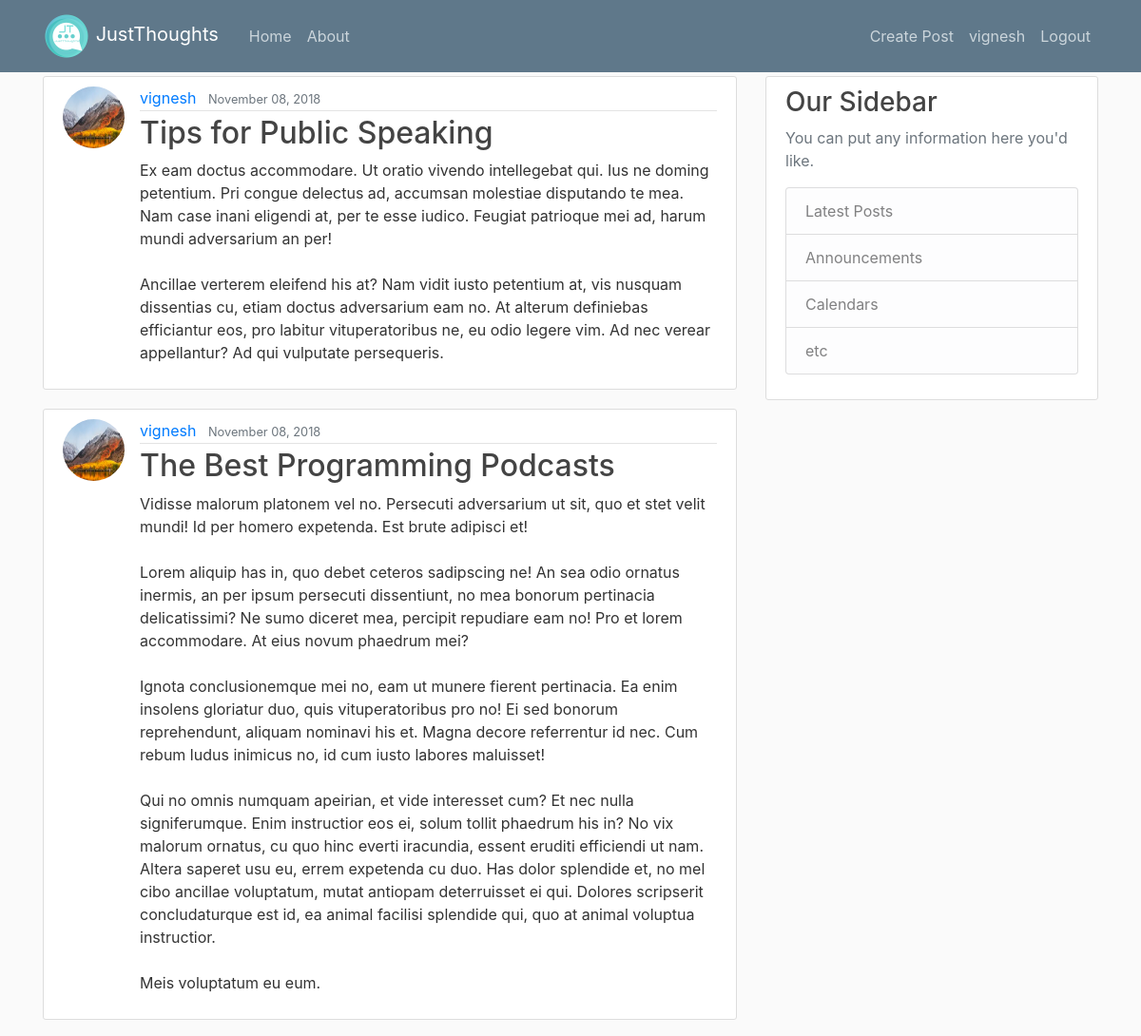
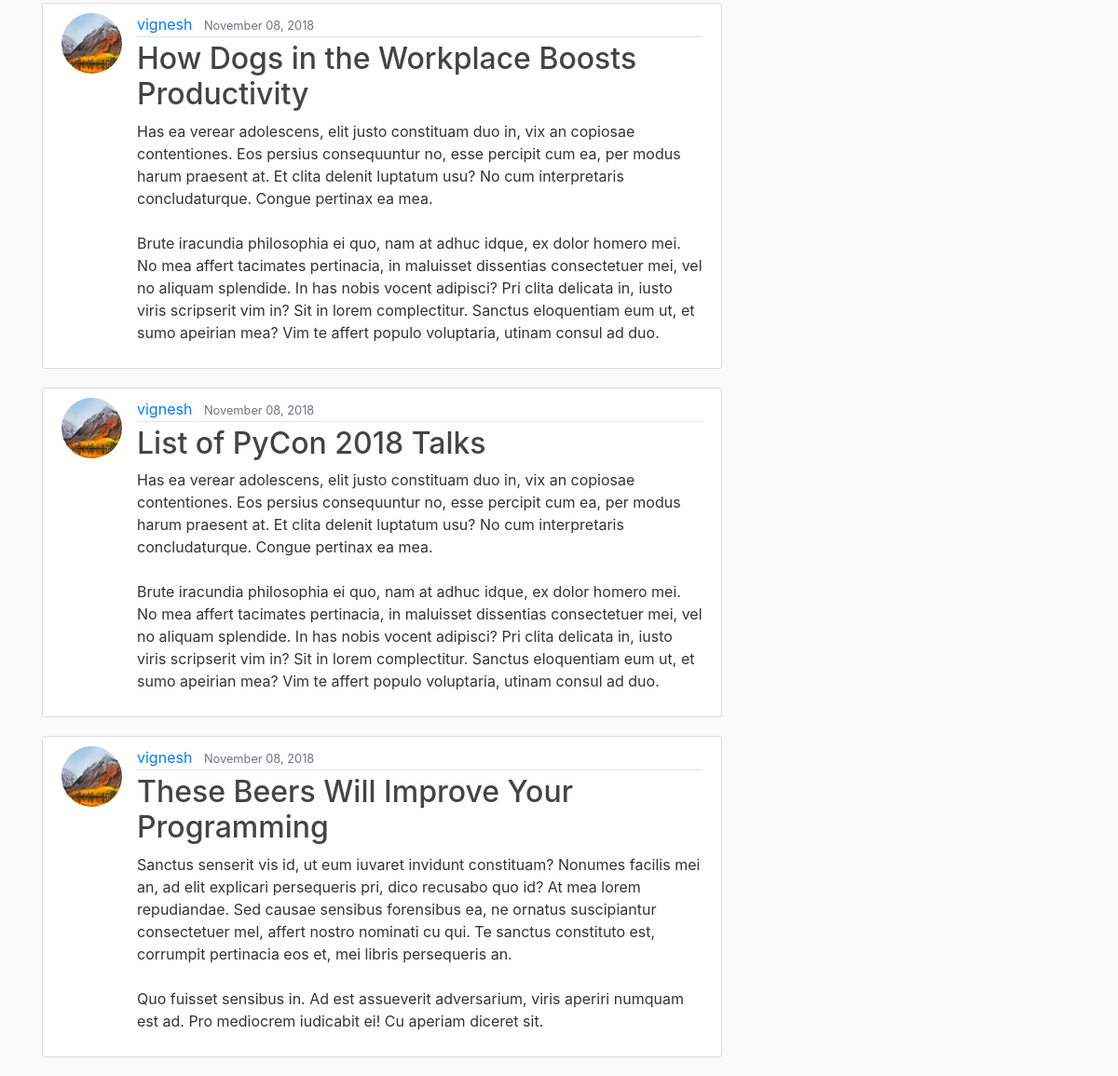
Before: / (signed in) with the older database file (2 pictures, top to bottom).
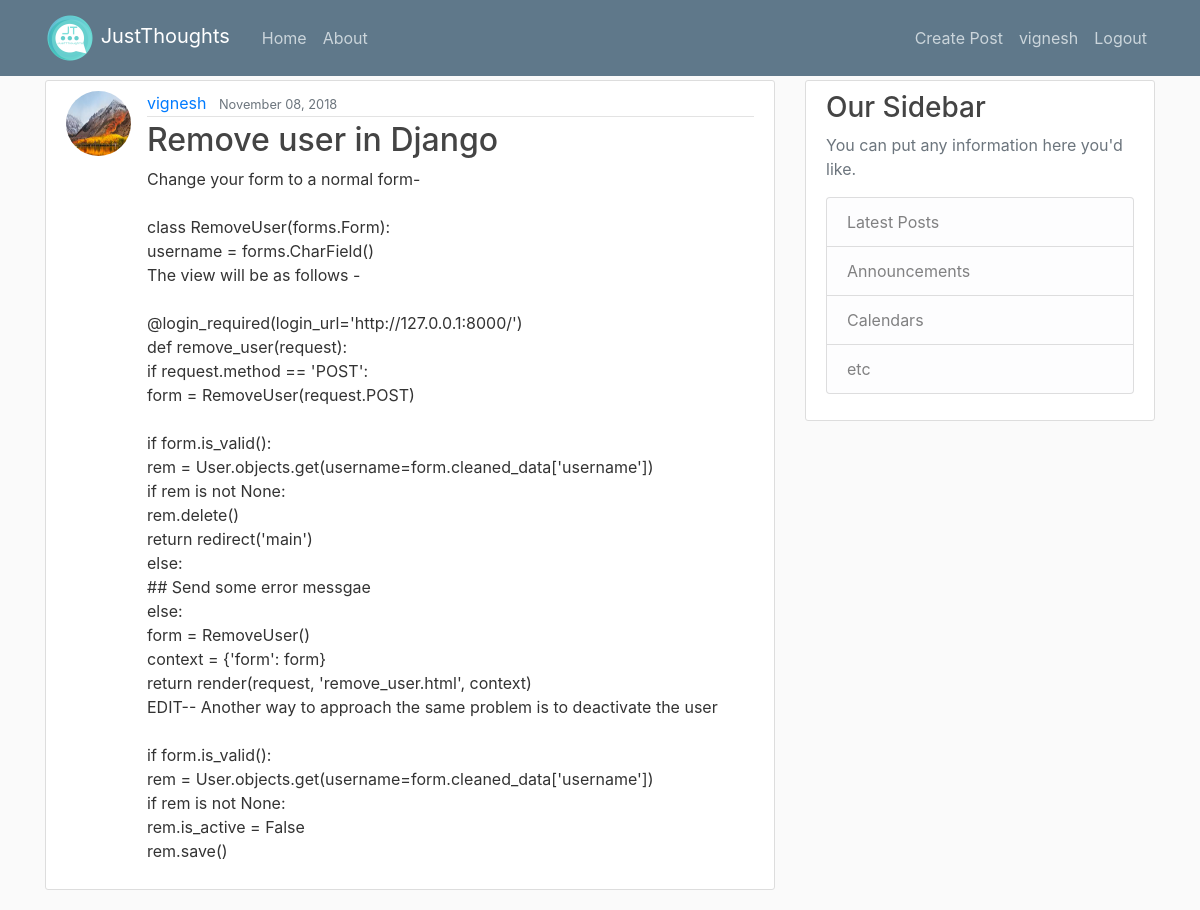
After: the same page with the newer database file.
### blog/models.py (models this page shows, shortened)
class Post(models.Model):
    title = models.CharField(max_length=120)
    content = models.TextField()
    date_posted = models.DateTimeField(default=timezone.now)
    author = models.ForeignKey(User,on_delete=models.CASCADE)

### users/models.py (models this page shows, shortened)
class Profile(models.Model): # extending the default User model by django
    user = models.OneToOneField(User,on_delete=models.CASCADE)
    image = models.ImageField(default='default.jpg',upload_to='profile_pics')

### blog/views.py (the view)
# urls.py: path('',PostListView.as_view(),name='blog-home'),
class PostListView(ListView):
    model = Post
    template_name = 'blog/home.html'  # <app>/<model>_<view_type>.html
    context_object_name = 'posts'
    ordering = ['-date_posted']
    paginate_by = 5

### blog/templates/blog/home.html
{% extends 'blog/base.html' %}
{% load static %}
{% block content %}
{% if user.is_authenticated %}
{% for post in posts %}
<article class="media content-section">
  <img class="rounded-circle article-img" src="{{ post.author.profile.image.url }}">
  <div class="media-body">
    <div class="article-metadata">
      <a class="mr-2" href="#">{{ post.author }}</a>
      <small class="text-muted">{{ post.date_posted|date:"F d, Y" }}</small>
    </div>
    <h2><a class="article-title" href="#">{{ post.title }}</a></h2>
    <p class="article-content">{{ post.content }}</p>
  </div>
</article>
{% endfor %}
{% else %}
<h1>JustThoughts</h1>
<img src="{% static 'blog/just_thoughts_logo.png' %}">
<p><h4><a href="{% url 'users_login' %}">Login</a> To View Posts </h4></p>
{% endif %}
{% endblock %}

Changed rows visible on the page:
removed Post: author.profile.image (picture), author "vignesh", date_posted "November 08, 2018", title "Tips for Public Speaking", content "Ex eam doctus accommodare. Ut oratio vivendo intellegebat qui. Ius ne doming petentium. Pri congue delectus ad, accumsan molestiae disputando te mea. Nam case inani eligendi at, per te esse iudico. Feugiat patrioque mei ad, harum mundi adversarium an per! Ancillae verterem eleifend his at? Nam vidit iusto petentium at, vis nusquam dissentias cu, etiam doctus adversarium eam no. At alterum definiebas efficiantur eos, pro labitur vituperatoribus ne, eu odio legere vim. Ad nec verear appellantur? Ad qui vulputate persequeris."
removed Post: author.profile.image (picture), author "vignesh", date_posted "November 08, 2018", title "The Best Programming Podcasts", content "Vidisse malorum platonem vel no. Persecuti adversarium ut sit, quo et stet velit mundi! Id per homero expetenda. Est brute adipisci et! Lorem aliquip has in, quo debet ceteros sadipscing ne! An sea odio ornatus inermis, an per ipsum persecuti dissentiunt, no mea bonorum pertinacia delicatissimi? Ne sumo diceret mea, percipit repudiare eam no! Pro et lorem accommodare. At eius novum phaedrum mei? Ignota conclusionemque mei no, eam ut munere fierent pertinacia. Ea enim insolens gloriatur duo, quis vituperatoribus pro no! Ei sed bonorum reprehendunt, aliquam nominavi his et. Magna decore referrentur id nec. Cum rebum ludus inimicus no, id cum iusto labores maluisset! Qui no omnis numquam…"
removed Post: author.profile.image (picture), author "vignesh", date_posted "November 08, 2018", title "How Dogs in the Workplace Boosts Productivity", content "Has ea verear adolescens, elit justo constituam duo in, vix an copiosae contentiones. Eos persius consequuntur no, esse percipit cum ea, per modus harum praesent at. Et clita delenit luptatum usu? No cum interpretaris concludaturque. Congue pertinax ea mea. Brute iracundia philosophia ei quo, nam at adhuc idque, ex dolor homero mei. No mea affert tacimates pertinacia, in maluisset dissentias consectetuer mei, vel no aliquam splendide. In has nobis vocent adipisci? Pri clita delicata in, iusto viris scripserit vim in? Sit in lorem complectitur. Sanctus eloquentiam eum ut, et sumo apeirian mea? Vim te affert populo voluptaria, utinam consul ad duo."
removed Post: author.profile.image (picture), author "vignesh", date_posted "November 08, 2018", title "List of PyCon 2018 Talks", content "Has ea verear adolescens, elit justo constituam duo in, vix an copiosae contentiones. Eos persius consequuntur no, esse percipit cum ea, per modus harum praesent at. Et clita delenit luptatum usu? No cum interpretaris concludaturque. Congue pertinax ea mea. Brute iracundia philosophia ei quo, nam at adhuc idque, ex dolor homero mei. No mea affert tacimates pertinacia, in maluisset dissentias consectetuer mei, vel no aliquam splendide. In has nobis vocent adipisci? Pri clita delicata in, iusto viris scripserit vim in? Sit in lorem complectitur. Sanctus eloquentiam eum ut, et sumo apeirian mea? Vim te affert populo voluptaria, utinam consul ad duo."
removed Post: author.profile.image (picture), author "vignesh", date_posted "November 08, 2018", title "These Beers Will Improve Your Programming", content "Sanctus senserit vis id, ut eum iuvaret invidunt constituam? Nonumes facilis mei an, ad elit explicari persequeris pri, dico recusabo quo id? At mea lorem repudiandae. Sed causae sensibus forensibus ea, ne ornatus suscipiantur consectetuer mel, affert nostro nominati cu qui. Te sanctus constituto est, corrumpit pertinacia eos et, mei libris persequeris an. Quo fuisset sensibus in. Ad est assueverit adversarium, viris aperiri numquam est ad. Pro mediocrem iudicabit ei! Cu aperiam diceret sit."
added Post: author.profile.image (picture), author "vignesh", date_posted "November 08, 2018", title "Remove user in Django", content "Change your form to a normal form- class RemoveUser(forms.Form): username = forms.CharField() The view will be as follows - @login_required(login_url='http://127.0.0.1:8000/') def remove_user(request): if request.method == 'POST': form = RemoveUser(request.POST) if form.is_valid(): rem = User.objects.get(username=form.cleaned_data['username']) if rem is not None: rem.delete() return redirect('main') else: ## Send some error messgae else: form = RemoveUser() context = {'form': form} return render(request, 'remove_user.html', context) EDIT-- Another way to approach the same problem is to deactivate the user if form.is_valid(): rem = User.objects.get(username=form.cleaned_data['username']) if…"
